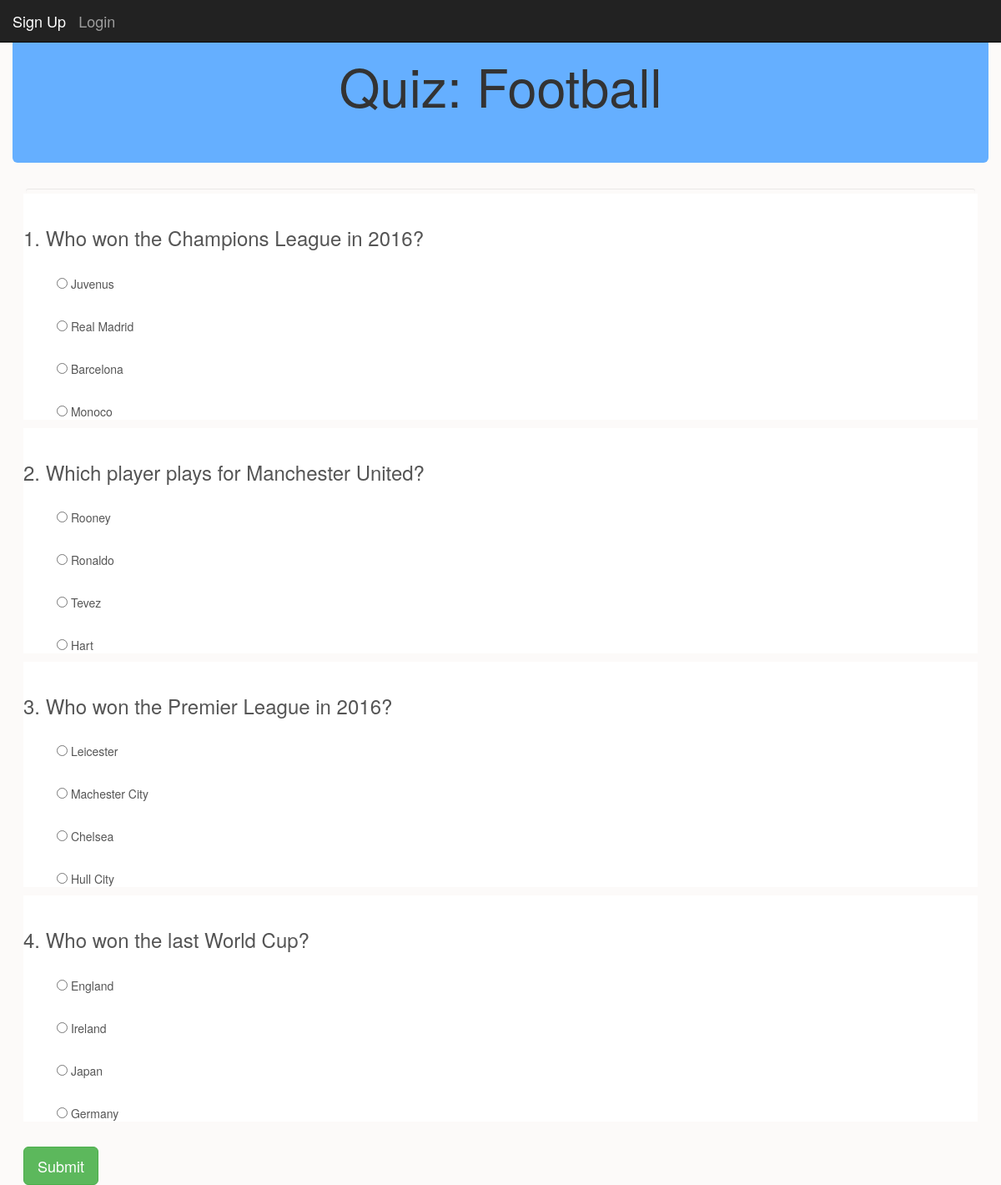
The page /picked/1/ on the database as committed earlier.
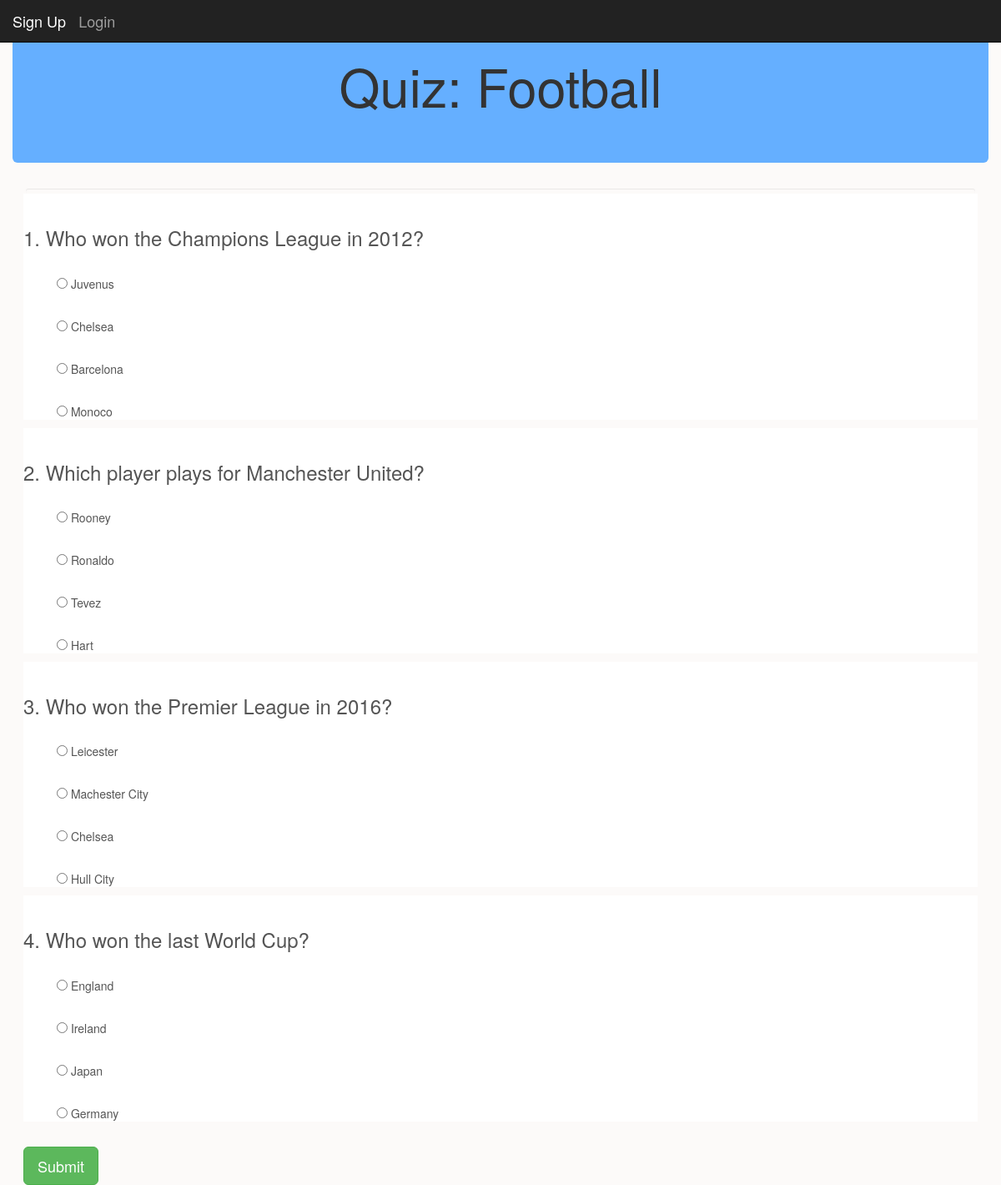
The same page on the database as committed later.
### quiz/models.py (models this page shows)
class Quiz(models.Model):
	class Meta:
		verbose_name = "quiz"
		verbose_name_plural = "quiz"
	name = models.CharField(
		max_length=100,
		blank=False,
		verbose_name="name"
	)
	quixID = models.IntegerField( unique = '1')
	numberOfQuestions = models.IntegerField( default = '1')
	created = models.DateTimeField(
		auto_now_add=True
	)
	modified = models.DateTimeField(
		auto_now=True
	)
	def __str__(self):
		return "Quiz name: {}".format(self.name)

class Question(models.Model):
	class Meta:
		verbose_name = "question for quiz"
	quizBelongTo = models.ForeignKey(
		Quiz,
		verbose_name="quizBelongTo",
		on_delete=models.CASCADE
	)
	questionNumber = models.IntegerField( default = '1')
	questionText = models.CharField(max_length = 250, default = "question")
	created = models.DateTimeField(
		auto_now_add=True
	)
	modified = models.DateTimeField(
		auto_now=True
	)
	def __str__(self):
		return "{} Question {}: {} ".format(self.quizBelongTo, self.questionNumber,self.questionText)

class Option(models.Model):
	class Meta:
		verbose_name = "answer"
	option = models.ForeignKey(
		Question,
		verbose_name="optionForQuestion",
		on_delete=models.CASCADE
	)
	optionNumber = models.IntegerField( default = '1')
	optionText = models.CharField(max_length = 250, default = "answer")
	rightAnswer = models.BooleanField(default=False)
	created = models.DateTimeField(
		auto_now_add=True
	)
	modified = models.DateTimeField(
		auto_now=True
	)
	def __str__(self):
		return "Question {}: Option: {} Text: {}  Correct: {}".format(self.option, self.optionNumber,self.optionText,self.rightAnswer)

### quiz/views.py (the view)
# urls.py: url(r'^picked/(?P<quixID>[0-9]+)/$',quiz.views.picked, name ="picked"),
def picked(request, quixID):
	print(quixID)
	quiz = Quiz.objects.get(quixID=quixID)
	questions = Question.objects.filter(quizBelongTo=quiz)
	options = Option.objects.all()
	print("Options: " + str(options))
	return render(request,'quiz/quiz.html', {'quiz':quiz,'questions':questions,'options':options})

### quiz/templates/quiz/quiz.html (shortened to what this page needs)
<!DOCTYPE html>
<html lang="en">
	<head>
		{% load static %}
		<link rel="stylesheet" href="https://maxcdn.bootstrapcdn.com/bootstrap/3.3.7/css/bootstrap.min.css">
	</head>
	<nav class="navbar navbar-inverse navbar-fixed-top">
			<div class="container-fluid">
				<div class="navbar-header">
						{% if user.is_authenticated %}
							<a class="navbar-brand " href="{% url 'viewqs' %}">Pick a Quiz</a>
							<a class="navbar-brand" href="#" onclick="document.getElementById('logoutForm').submit()">Logout</a>
							<a class="navbar-brand">{{user.username}}</a>
							<form id ="logoutForm" method="POST" action = "{% url 'logout' %}">
							{% csrf_token %}
							<input type ="hidden">
							</form>
						{% else %}
						<a class="navbar-brand active" href="{% url 'signup' %}">Sign Up</a>
						<a class="navbar-brand active" href="{% url 'login' %}">Login</a>
						{% endif %}
				</div>
					</div>
	</nav>
	<body data-spy="scroll" data-target="#navbar-example" style = "background-color: #FCFAF9">
	<div class="container-fluid">
		<div class="jumbotron" style = "background-color: #65AFFF">
		 <h1 class = "text-center" >Quiz: {{ quiz.name }}</h1>
	</div>
	<div class="container-fluid">
		<div id = "questionArea">
	<form class="navbar navbar-defaul form-control"  action ="{% url 'completed' %}" method="post"  id="form" style = "background-color: #FCFAF9" >
		<div class="row">
		<div id = "questionArea">
		 {% for question in questions.all %}
		<div style = "background: white" class="mx-auto">
			<br>
			<h3>{{ question.questionNumber }}. {{ question.questionText }}</h3>
			 {% for option in options.all %}
				{% if option.option == question %}
					<br>
					<ul class = "text-left">
					<input type="radio" required name = {{ question.questionNumber }} value={{ option.optionText }}> {{ option.optionText }}
					</ul>
				{% endif %}
			 {% endfor %}
		</div>
		 {% endfor %}
		</div>
		<br>
		<div id = "buttonArea">
			<button type="submit" class="btn btn-default btn-lg btn-success">Submit</button>
		</div>
		</div>
	</form>
	</div>
		</div>
	</div>
	</body>
</html>

Rows that differ between the two databases and show on the page:
changed Question: questionText "Who won the Champions League in 2016?" → "Who won the Champions League in 2012?"
changed Option (number 2 of 16 on the later page): optionText "Real Madrid" → "Chelsea"
